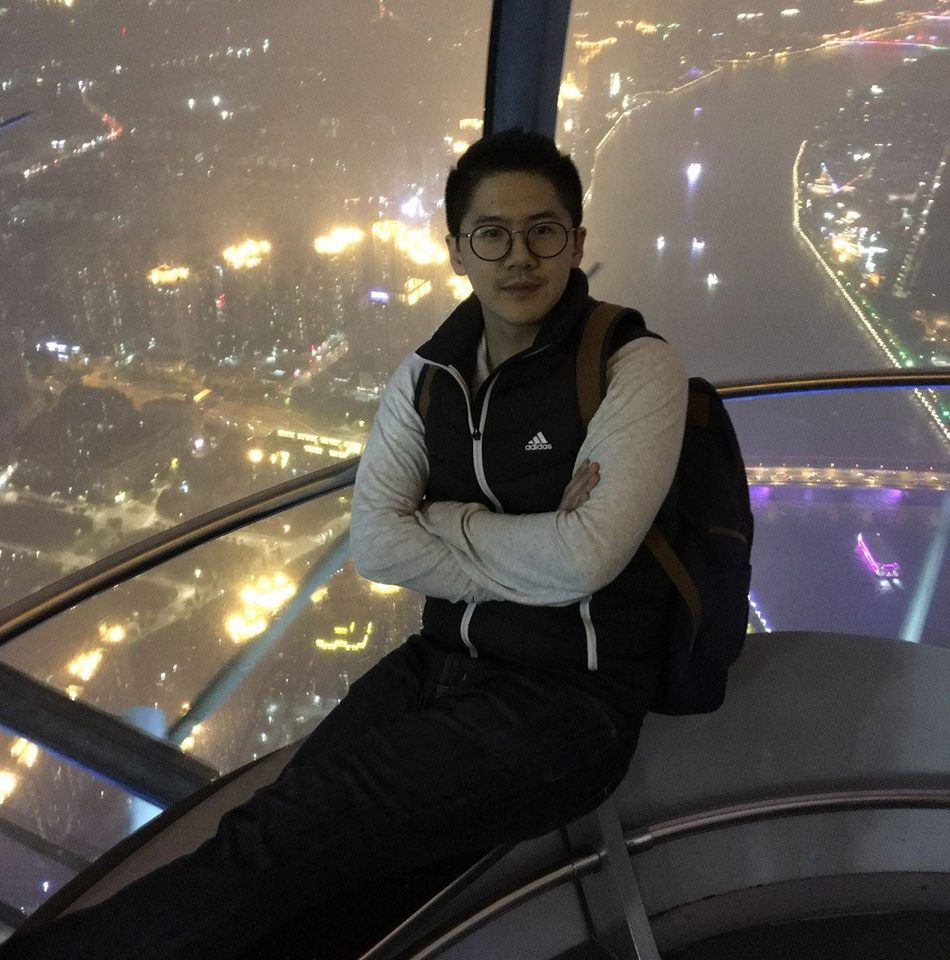
%> input picture profile_1.jpg, 950 x 960 px
$ octave pic_lightning.m   (GNU Octave 9; MATLAB toolbox functions it lacks are replaced by stand-ins)
%> lines starting %> are read from the running program, lines starting %| are printed output that depends on the picture
pic = imread('profile_1.jpg');
%> pic is the input picture: size 960x950x3 uint8; mean R, G, B 93.4, 86.3, 78.8
pic_d = im2double(pic);
n = 1;
avg_r = mean2(pic_d(:,:,1));
%> avg_r = 0.366
avg_g = mean2(pic_d(:,:,2));
%> avg_g = 0.338
avg_b = mean2(pic_d(:,:,3));
%> avg_b = 0.309

sigma_r = std2(pic_d(:,:,1));
%> sigma_r = 0.234
sigma_g = std2(pic_d(:,:,2));
%> sigma_g = 0.214
sigma_b = std2(pic_d(:,:,3));
%> sigma_b = 0.189
%color median filter
% pic_d(:,:,1) = medfilt2(pic_d(:,:,1));
% pic_d(:,:,2) = medfilt2(pic_d(:,:,2));
% pic_d(:,:,3) = medfilt2(pic_d(:,:,3));

pic_d = imsharpen(pic_d,'Radius',1.5,'amount',3,'threshold',0.7);
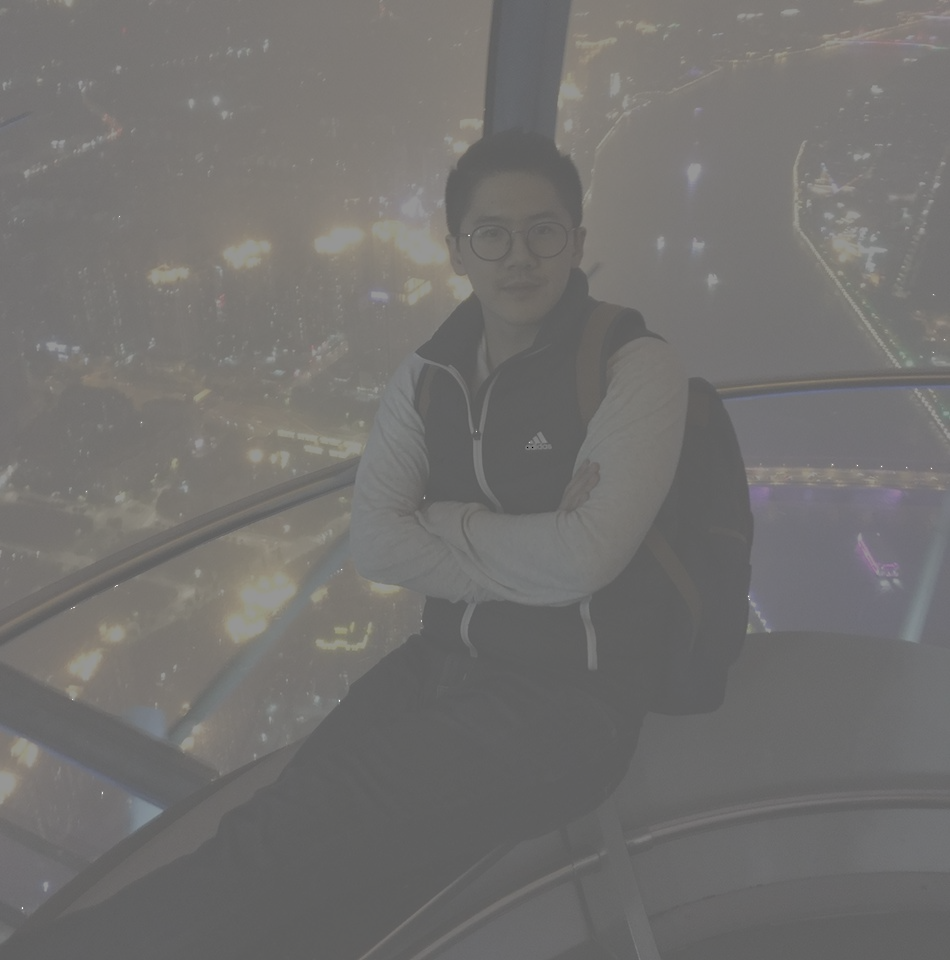
%> pic_d: size 960x950x3 double; mean R, G, B 0.366, 0.339, 0.309; drawn with min black and max white
pic_d = imadjust(pic_d,[avg_r - n*sigma_r,avg_g - n*sigma_g,avg_b - n*sigma_b;
        avg_r+1.5*n*sigma_r,avg_g+1.5*n*sigma_g,avg_b+1.5*n*sigma_b],[],0.5);
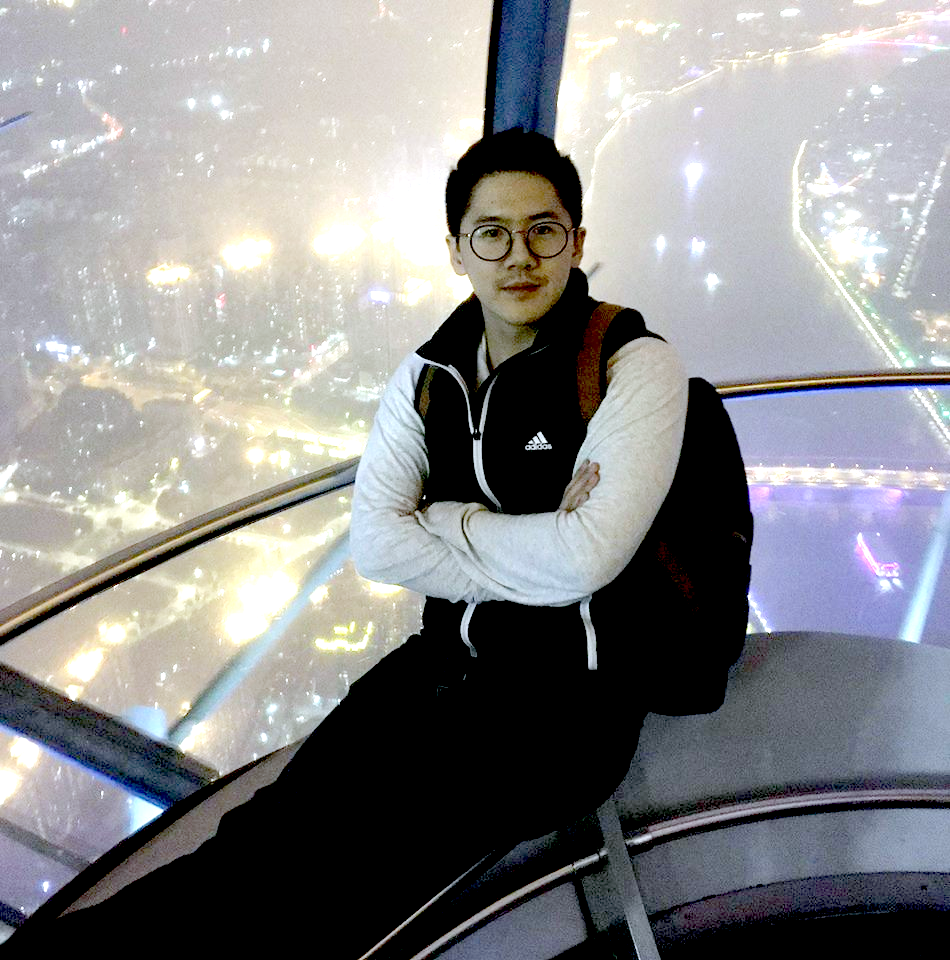
%> pic_d: size 960x950x3 double; mean R, G, B 0.541, 0.542, 0.547
% [8 lines of commented-out code are left out]


figure;

imshow(pic_d);
title('sharpen(Radius:1.5,amount:3,threshold:0.7) before stretching');
% figure;
% h = histogram(pic_d);

$ run again, with Lighthouse.jpg copied over profile_1.jpg
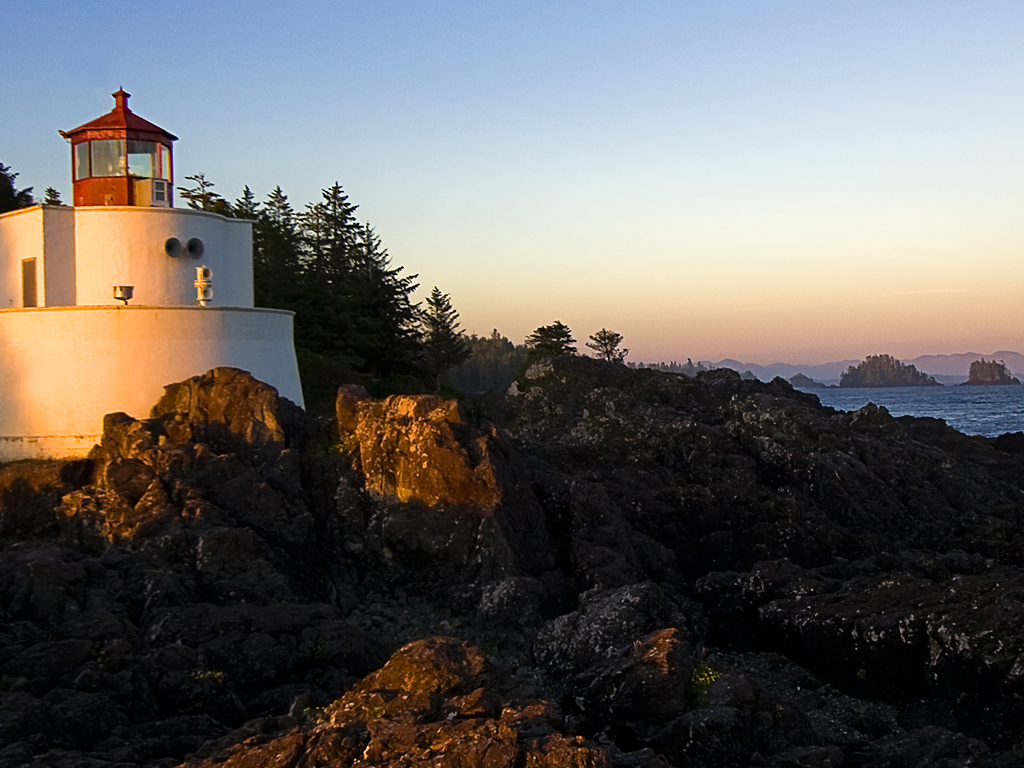
%> input picture Lighthouse.jpg, 1024 x 768 px
%> pic is the input picture: size 768x1024x3 uint8; mean R, G, B 104.2, 100.9, 98.4
%> avg_r = 0.409
%> avg_g = 0.396
%> avg_b = 0.386
%> sigma_r = 0.361
%> sigma_g = 0.359
%> sigma_b = 0.372
%> `pic_d = imsharpen(pic_d,'Radius',1.5,'amount',3,'threshold',0.7);`:
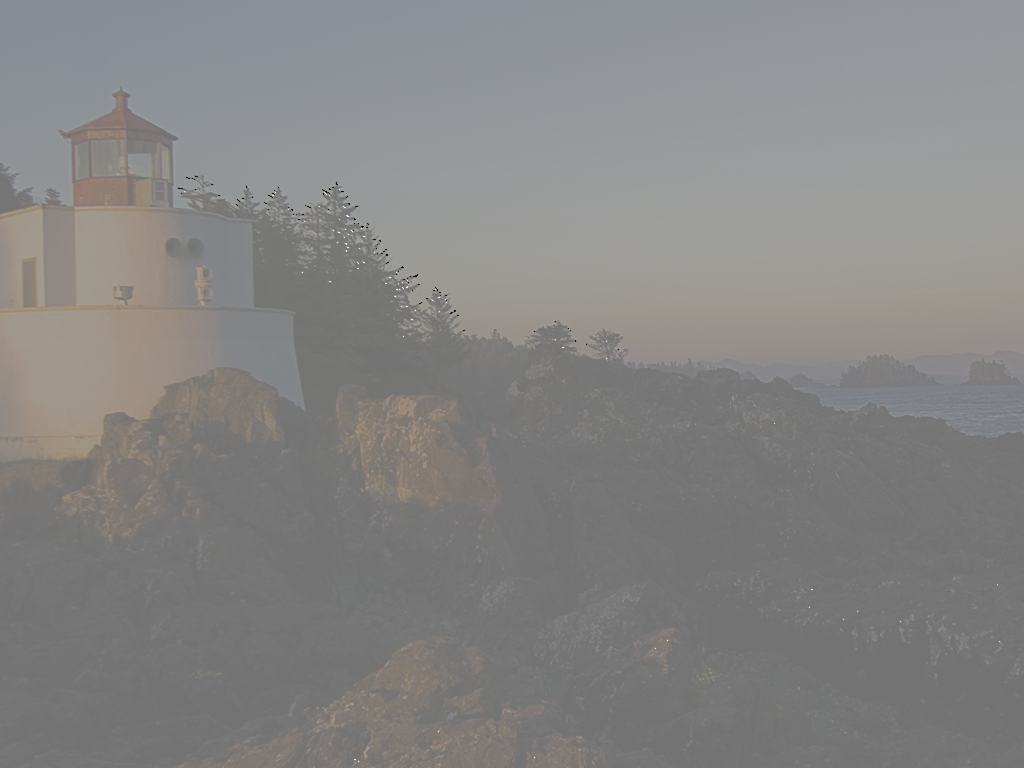
%> pic_d: size 768x1024x3 double; mean R, G, B 0.409, 0.396, 0.386; mean of the top-left, top-right, bottom-left and bottom-right quarters 0.588, 0.803, 0.121, 0.0754; drawn with min black and max white
%> `pic_d = imadjust(pic_d,[avg_r - n*sigma_r,avg_g - n*sigma_g,avg_b - n*..`:
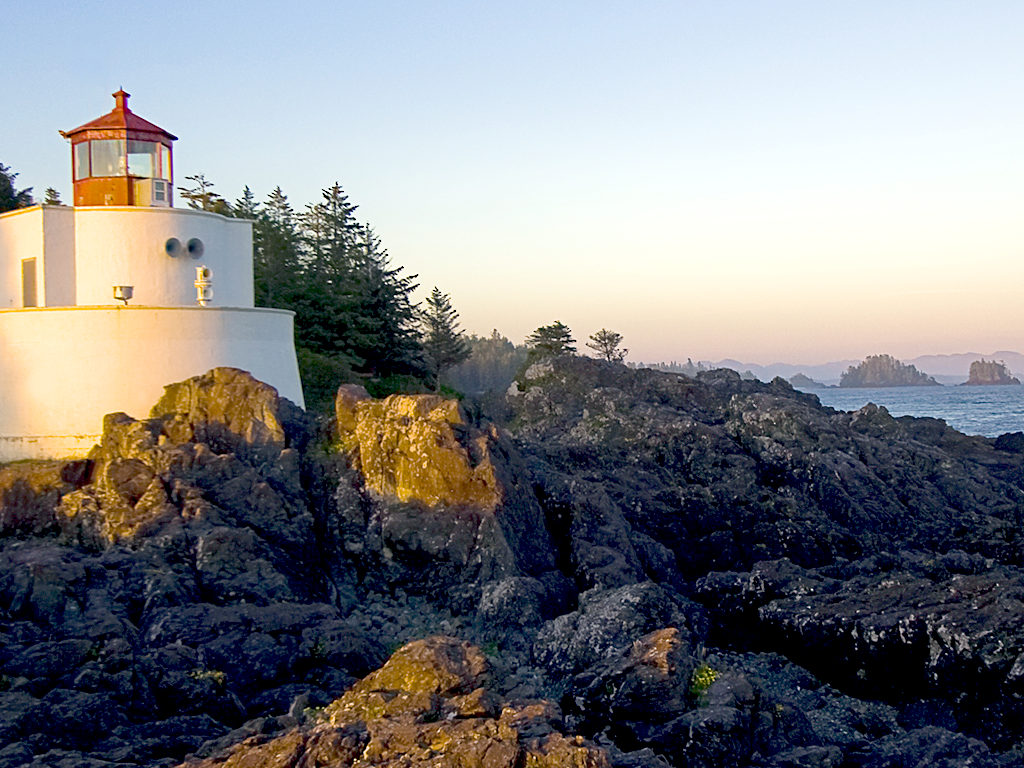
%> pic_d: size 768x1024x3 double; mean R, G, B 0.505, 0.508, 0.518
